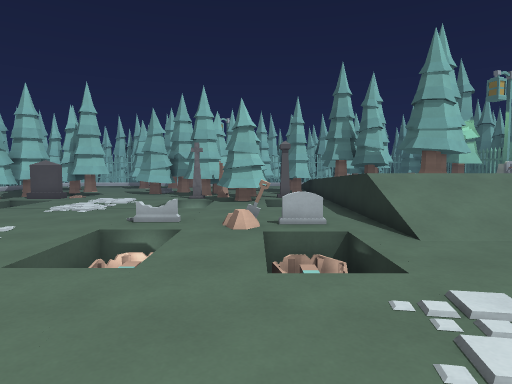
View 1 (above)

24 first-person views from a walk through a level from a Godot 3-D game. The camera is 1.4 m above the floor, tilts 4° down and sees 75° across. The floor is counted in squares, 1 m on a side. Each view is taken from the middle of a square. On the plan, view 1 faces up. The plan holds only what a view shows up to about 15 squares ahead; the rest is blank. The place goes on beyond the plan. Some surface patterns are stand-ins.

View 2
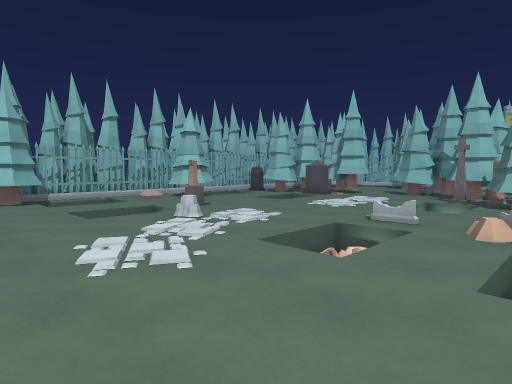

View 3
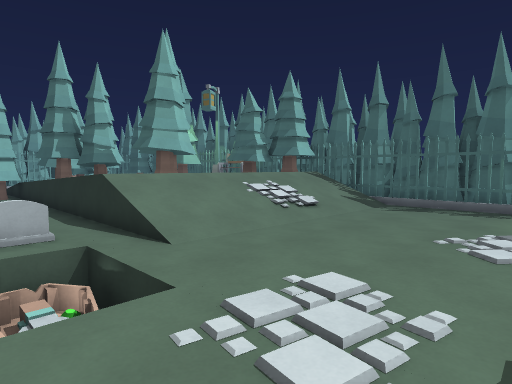

View 4
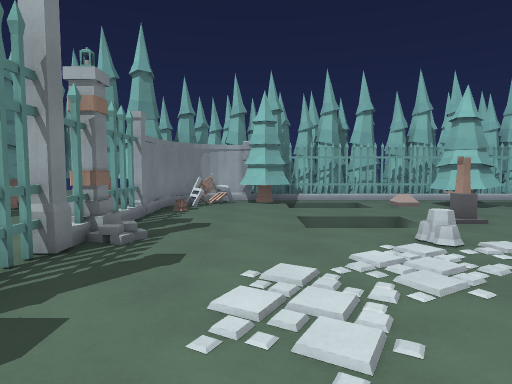

View 5
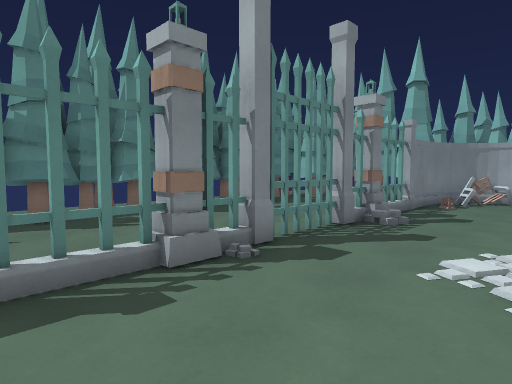

View 6
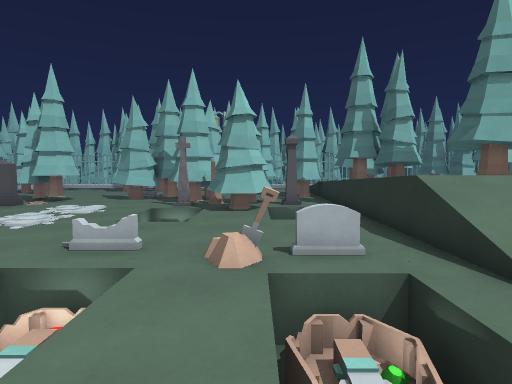

View 7
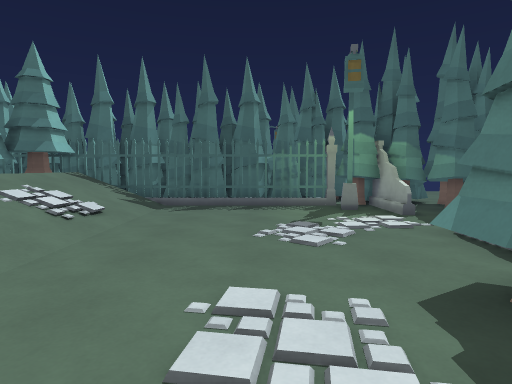

View 8
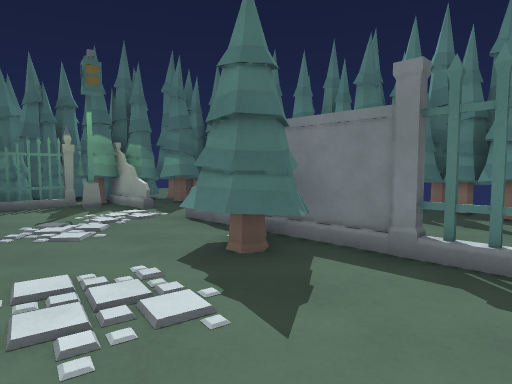

View 9
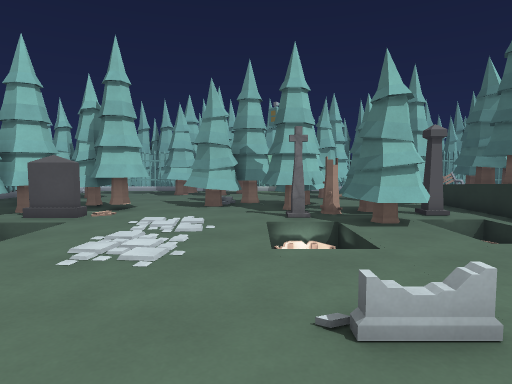

View 10
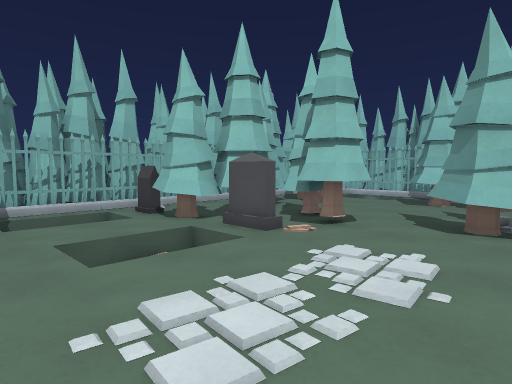

View 11
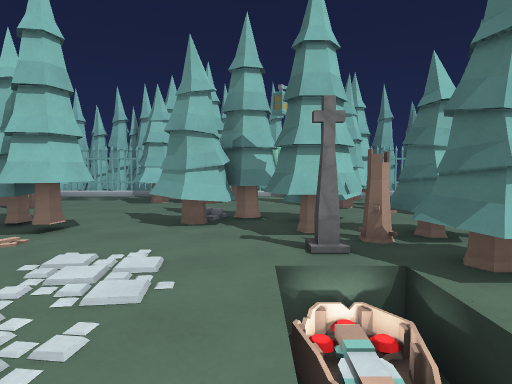

View 12
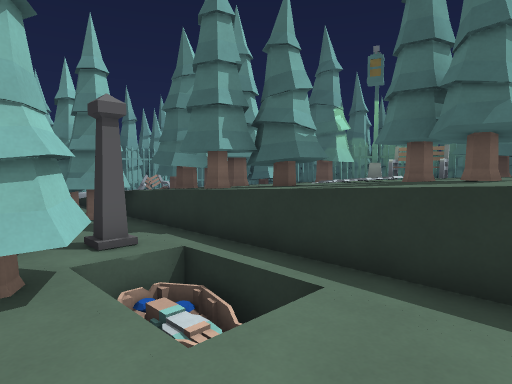

View 13
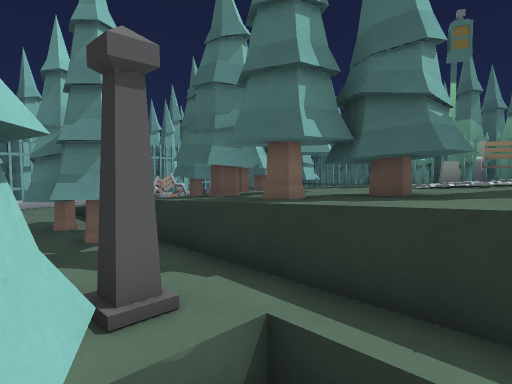

View 14
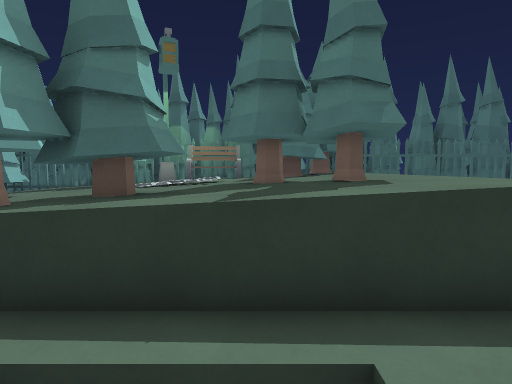

View 15
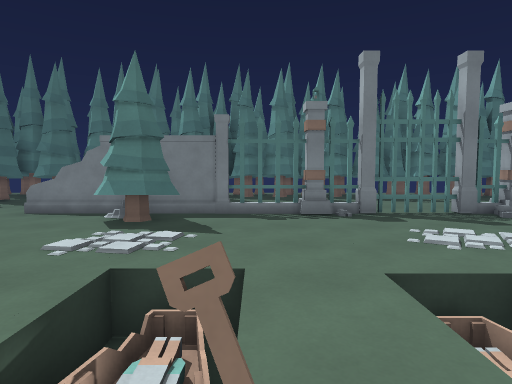

View 16
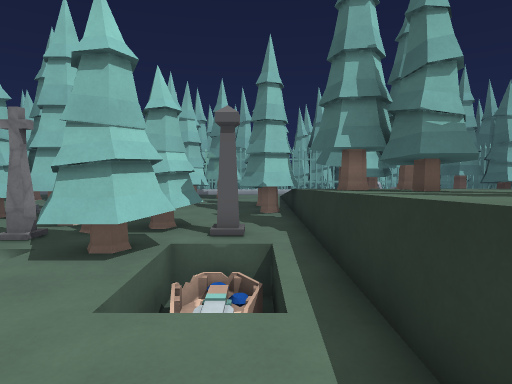

View 17
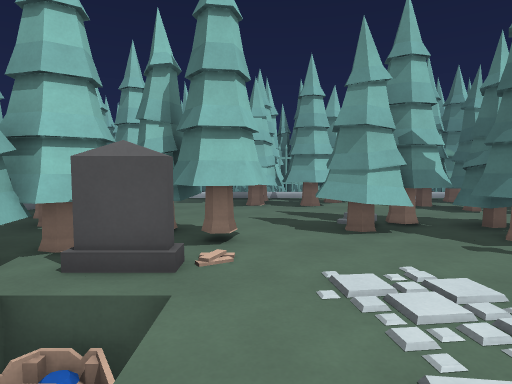

View 18
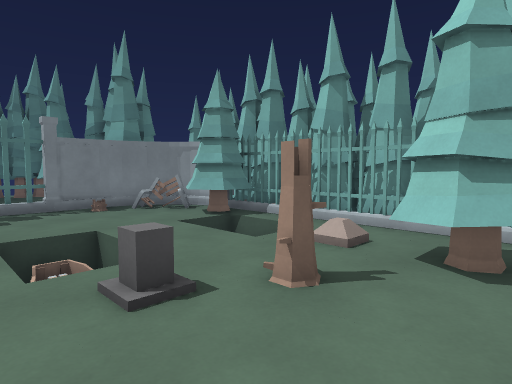

View 19
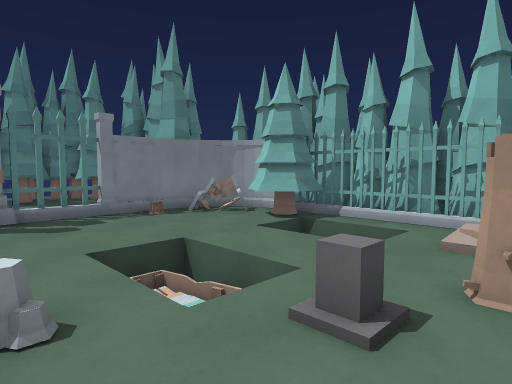

View 20
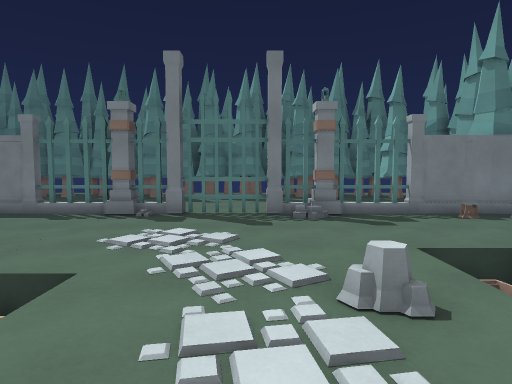

View 21
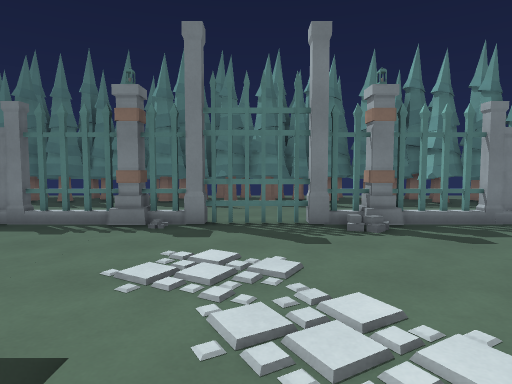

View 22
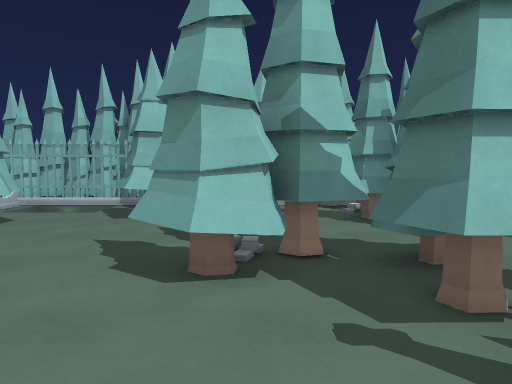

View 23
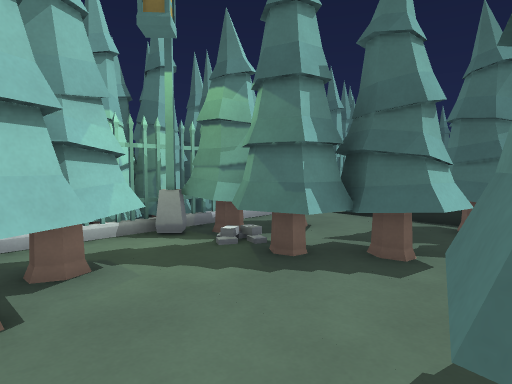

View 24
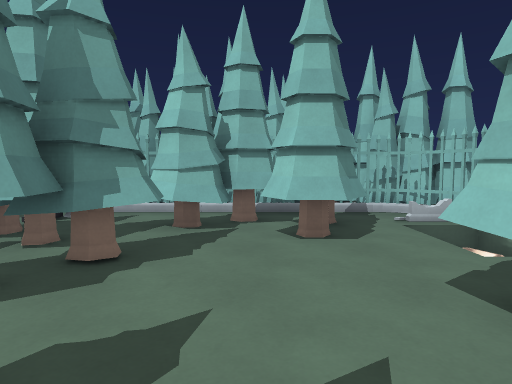

### Floor plan
Key: @ floor where view 1 was taken; # wall or solid block; x gap in a wall; . main floor; : floor 0.75 m higher than the main floor; + floor 1 m higher than the main floor; * floor 1.25 m higher than the main floor; / step, stairs or slope; = window, fence, low wall or low ledge; v drop or lower ground; T pine tree; M tombstone; S stone; R rock; P pillar; B bench; C column; F fence; H thing the floor can be seen under or through; O other object.
Columns run from 17 left of view 1 to 14 right of it. Each row starts with its distance up from view 1.
 27   #######   #####  ##
 26   #Mv  . TT  ..TT  ..   BB
 25   #.vvv..TT TT.TTTT..
 24   # ....TTTTT..TT T..      TT
 23    TTT...T.TT..TT . T  TT  TTT
 22  # TTTT.........TT.T   TT   TT#
 21  # TTT..........TTTT    TT   T#
 20  # TT.......TTT  ..T#   T     #
 19  #  T.TT...TTTTTT..TTTT  ::   #
 18  #   .TTTT.TT TT  =.=TTTT::#
 17    ..TTTTT...TTT###.#TTTT+ ##
 16  # .TTTOO.....SO##SS#TTT++   ##
 15  ##OTT..........##Ovv+TT++++ B#
 14 ##=v...Ov.....Ov##vOv+T T++++B#
 13  #  ... v.....vv..vvv++TTT+#  ##
 12  #  ...vv.....vv..vvv**#T**## ##
 11  #  #...............=*###**#TTT#
 10  # ##...............=*******TT##
  9  #.##..........M....=/////////##
  8  #./..O..........OM.=/////////##
  7 ##./...O......O .vvv//////////#
  6  #.vv..vv.....vv.vvv..........#
  5 ##. v..vv.R...vv.vvv..........##
  4 ##. v..vv.....................#
  3 ##TT..........................##
  2 #PTT..........................#
  1 ## .................##........#
  0  #BB.............@.###.......##
 -1  #####x##CPPFPPCHHx#####=....##
 -2    ##  ..C.....C...      ..=##
 -3    #     ..... ....       ..##
 -4    # ... ..... .....      ..#
 -5    #.................      .#
 -6    ###................    ###
 -7     ##.###.########.###
 -8      #######      #####

Where each view was taken, in squares from view 1:
view 1: 0 up, 0 right, facing up
view 2: 0 up, 1 right, facing up-left
view 3: 1 up, 0 right, facing up-right
view 4: 2 up, 1 left, facing left
view 5: 3 up, 1 right, facing down-left
view 6: 3 up, 0 right, facing up
view 7: 3 up, 0 right, facing right
view 8: 4 up, 1 left, facing down-right
view 9: 6 up, 4 left, facing up
view 10: 10 up, 4 left, facing up-left
view 11: 10 up, 4 left, facing up
view 12: 10 up, 1 left, facing up-right
view 13: 13 up, 0 right, facing up-right
view 14: 13 up, 0 right, facing right
view 15: 9 up, 0 right, facing down
view 16: 9 up, 2 right, facing up
view 17: 11 up, 8 left, facing up
view 18: 11 up, 8 left, facing down-left
view 19: 9 up, 7 left, facing down-left
view 20: 9 up, 6 left, facing down
view 21: 7 up, 5 left, facing down
view 22: 14 up, 5 left, facing up
view 23: 20 up, 6 left, facing up-right
view 24: 21 up, 5 left, facing left
